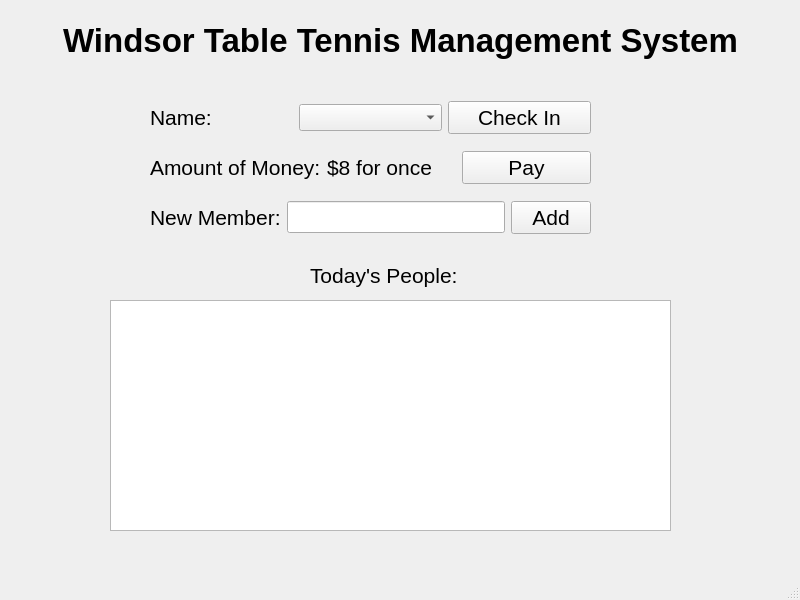
<?xml version="1.0" encoding="UTF-8"?>
<ui version="4.0">
 <class>MainWindow</class>
 <widget class="QMainWindow" name="MainWindow">
  <property name="geometry">
   <rect>
    <x>0</x>
    <y>0</y>
    <width>800</width>
    <height>600</height>
   </rect>
  </property>
  <property name="minimumSize">
   <size>
    <width>800</width>
    <height>600</height>
   </size>
  </property>
  <property name="maximumSize">
   <size>
    <width>800</width>
    <height>600</height>
   </size>
  </property>
  <property name="windowTitle">
   <string>Windsor Table Tennis</string>
  </property>
  <widget class="QWidget" name="centralwidget">
   <widget class="QWidget" name="horizontalLayoutWidget">
    <property name="geometry">
     <rect>
      <x>0</x>
      <y>0</y>
      <width>801</width>
      <height>80</height>
     </rect>
    </property>
    <layout class="QHBoxLayout" name="horizontalLayout">
     <item>
      <widget class="QLabel" name="label">
       <property name="font">
        <font>
         <pointsize>25</pointsize>
         <weight>75</weight>
         <bold>true</bold>
        </font>
       </property>
       <property name="text">
        <string>Windsor Table Tennis Management System</string>
       </property>
       <property name="alignment">
        <set>Qt::AlignCenter</set>
       </property>
      </widget>
     </item>
    </layout>
   </widget>
   <widget class="QLabel" name="label_6">
    <property name="geometry">
     <rect>
      <x>310</x>
      <y>260</y>
      <width>151</width>
      <height>31</height>
     </rect>
    </property>
    <property name="font">
     <font>
      <pointsize>16</pointsize>
     </font>
    </property>
    <property name="text">
     <string>Today's People:</string>
    </property>
   </widget>
   <widget class="QTableView" name="tableView">
    <property name="enabled">
     <bool>true</bool>
    </property>
    <property name="geometry">
     <rect>
      <x>110</x>
      <y>300</y>
      <width>561</width>
      <height>231</height>
     </rect>
    </property>
    <property name="font">
     <font>
      <pointsize>14</pointsize>
     </font>
    </property>
    <property name="editTriggers">
     <set>QAbstractItemView::NoEditTriggers</set>
    </property>
   </widget>
   <widget class="QWidget" name="">
    <property name="geometry">
     <rect>
      <x>150</x>
      <y>100</y>
      <width>441</width>
      <height>35</height>
     </rect>
    </property>
    <layout class="QHBoxLayout" name="horizontalLayout_2">
     <item>
      <widget class="QLabel" name="label_2">
       <property name="font">
        <font>
         <pointsize>16</pointsize>
        </font>
       </property>
       <property name="text">
        <string>Name:</string>
       </property>
      </widget>
     </item>
     <item>
      <widget class="QComboBox" name="nameselect">
       <property name="font">
        <font>
         <pointsize>12</pointsize>
        </font>
       </property>
      </widget>
     </item>
     <item>
      <widget class="QPushButton" name="CheckInPB">
       <property name="font">
        <font>
         <pointsize>16</pointsize>
        </font>
       </property>
       <property name="text">
        <string>Check In</string>
       </property>
      </widget>
     </item>
    </layout>
   </widget>
   <widget class="QWidget" name="">
    <property name="geometry">
     <rect>
      <x>150</x>
      <y>150</y>
      <width>441</width>
      <height>35</height>
     </rect>
    </property>
    <layout class="QHBoxLayout" name="horizontalLayout_3">
     <item>
      <widget class="QLabel" name="label_3">
       <property name="font">
        <font>
         <pointsize>16</pointsize>
        </font>
       </property>
       <property name="text">
        <string>Amount of Money:</string>
       </property>
      </widget>
     </item>
     <item>
      <widget class="QLabel" name="label_4">
       <property name="font">
        <font>
         <pointsize>16</pointsize>
        </font>
       </property>
       <property name="text">
        <string>$8 for once</string>
       </property>
      </widget>
     </item>
     <item>
      <widget class="QPushButton" name="PayPB">
       <property name="font">
        <font>
         <pointsize>16</pointsize>
        </font>
       </property>
       <property name="text">
        <string>Pay</string>
       </property>
      </widget>
     </item>
    </layout>
   </widget>
   <widget class="QWidget" name="">
    <property name="geometry">
     <rect>
      <x>150</x>
      <y>200</y>
      <width>441</width>
      <height>35</height>
     </rect>
    </property>
    <layout class="QHBoxLayout" name="horizontalLayout_4">
     <item>
      <widget class="QLabel" name="label_5">
       <property name="font">
        <font>
         <pointsize>16</pointsize>
        </font>
       </property>
       <property name="text">
        <string>New Member:</string>
       </property>
      </widget>
     </item>
     <item>
      <widget class="QLineEdit" name="NameLE">
       <property name="font">
        <font>
         <pointsize>15</pointsize>
        </font>
       </property>
      </widget>
     </item>
     <item>
      <widget class="QPushButton" name="AddPB">
       <property name="font">
        <font>
         <pointsize>16</pointsize>
        </font>
       </property>
       <property name="text">
        <string>Add</string>
       </property>
      </widget>
     </item>
    </layout>
   </widget>
  </widget>
  <widget class="QMenuBar" name="menubar">
   <property name="geometry">
    <rect>
     <x>0</x>
     <y>0</y>
     <width>800</width>
     <height>21</height>
    </rect>
   </property>
  </widget>
  <widget class="QStatusBar" name="statusbar"/>
 </widget>
 <resources/>
 <connections/>
</ui>
